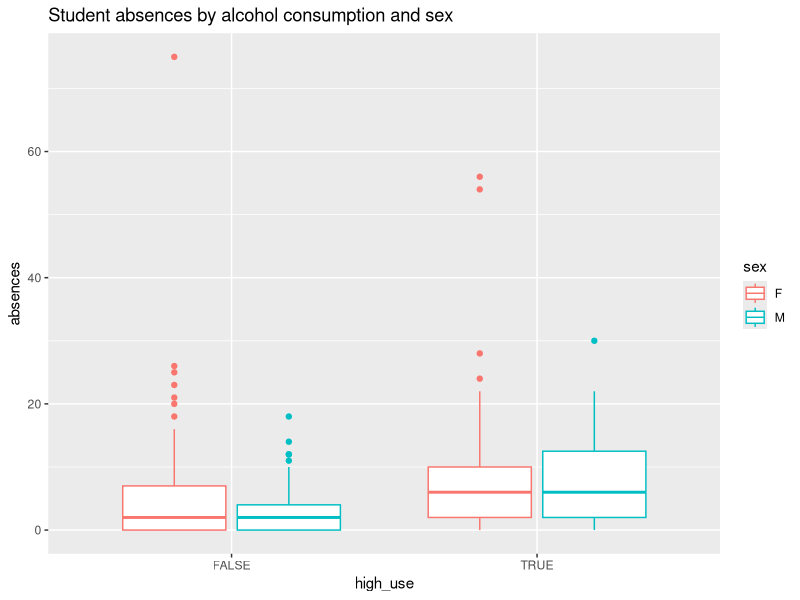
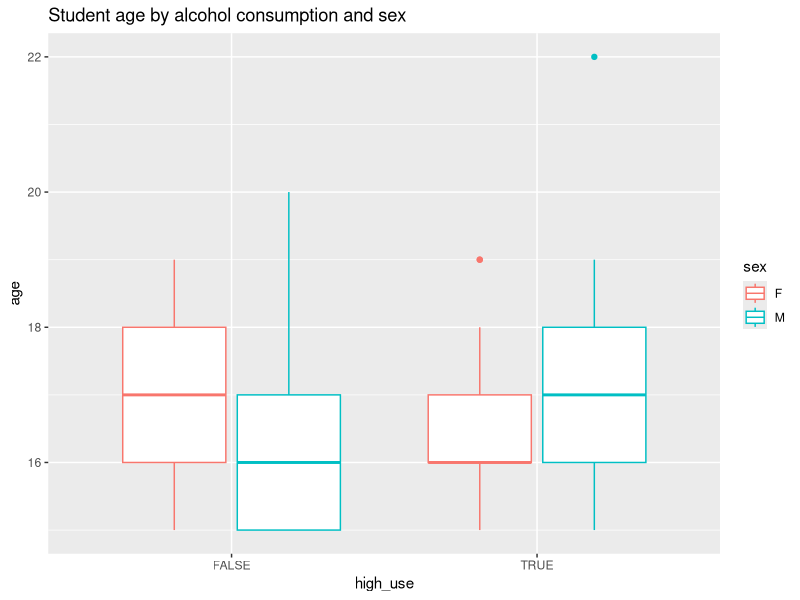
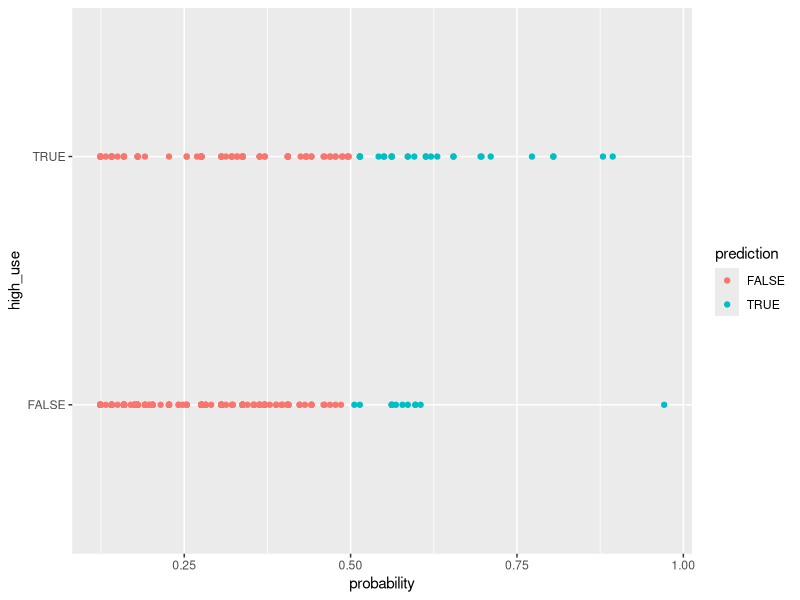

The R source for these figures, in order:
## ---- chunk 1
getwd()
setwd("C:/Users/lonav/Documents/IODS-project")
library(openxlsx)
alc <- read.csv("alc.csv", sep = ",", header = TRUE)
library(dplyr)
colnames(alc)
glimpse(alc)
## ---- chunk 2
library(GGally)
library(ggplot2)
m <- glm(high_use ~ failures + absences + sex + age, data = alc, family = "binomial")
summary(m)
## ---- chunk 3
library(ggplot2)
g1 <- ggplot(alc, aes(x = high_use, y = absences, col = sex))
g1 + geom_boxplot() + ylab("absences") + ggtitle("Student absences by alcohol consumption and sex")
g2 <- ggplot(alc, aes(x = high_use, y = age, col = sex))
g2 + geom_boxplot() + ylab("age") + ggtitle("Student age by alcohol consumption and sex")
## ---- chunk 4
select(alc, high_use, failures, absences, sex, age) %>% tail(10)
table(high_use = alc$high_use, failures = alc$failures)
table(high_use = alc$high_use, absences = alc$absences)
table(high_use = alc$high_use, sex = alc$sex)
table(high_use = alc$high_use, age = alc$age)
## ---- chunk 5
m1 <- glm(high_use ~ failures + absences + sex + age, data = alc, family = "binomial")
summary(m1)
m2 <- glm(high_use ~ failures + absences + sex, data = alc, family = "binomial")
summary(m2)
anova(m1, m2, test="LRT")
## ---- chunk 6
m <- glm(high_use ~ failures + absences + sex, data = alc, family = "binomial")
OR <- coef(m) %>% exp
CI <- confint(m) %>% exp
cbind(OR, CI)
## ---- chunk 7
probabilities <- predict(m, type = "response")
alc <- mutate(alc, probability = probabilities)
alc <- mutate(alc, prediction = probability > 0.5)
select(alc, failures, absences, sex, high_use, probability, prediction) %>% tail(10)
table(high_use = alc$high_use, prediction = alc$prediction)
## ---- chunk 8
library(dplyr)
library(ggplot2)
g <- ggplot(alc, aes(x = probability, y = high_use, col = prediction))
g + geom_point()
table(high_use = alc$high_use, prediction = alc$prediction) %>% prop.table %>% addmargins
## ---- chunk 9
loss_func <- function(class, prob) {
  n_wrong <- abs(class - prob) > 0.5
  mean(n_wrong)
}
loss_func(class = alc$high_use, prob = alc$probability)
library(boot)
cv <- cv.glm(data = alc, cost = loss_func, glmfit = m, K = nrow(alc))
cv$delta[1]
cv <- cv.glm(data = alc, cost = loss_func, glmfit = m, K = 10)
cv$delta[1]
